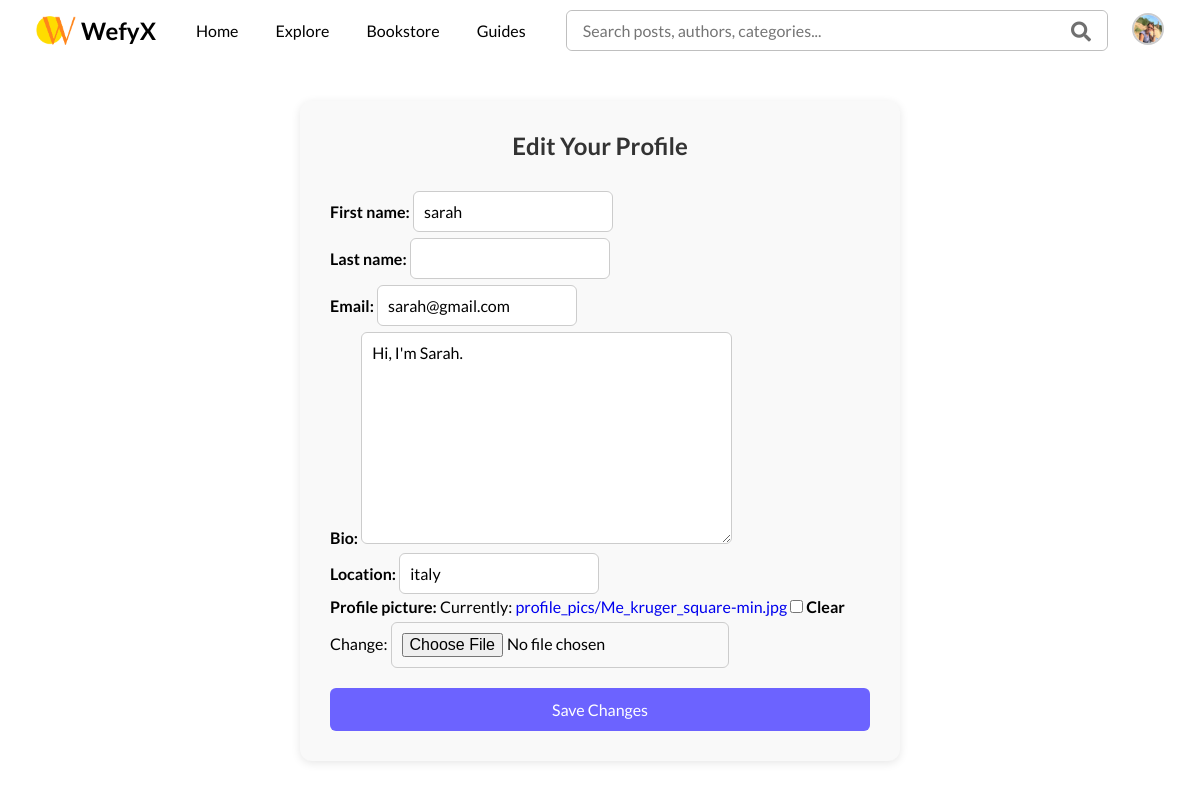
Screenshot of /accounts/edit/ (signed in) with the database file from the repository.
### accounts/models.py (models this page shows, shortened)
class CustomUser(AbstractUser):
    bio = models.TextField(blank=True, null=True)
    profile_picture = models.ImageField(upload_to='profile_pics/', blank=True, null=True)
    location = models.CharField(max_length=100, blank=True, null=True)
    email = models.EmailField(blank=True, null=True, unique=False)
    followers = models.ManyToManyField(
        'self',
        symmetrical=False,
        related_name='following',
        blank=True
    )

### accounts/views.py (the view)
# urls.py: path('edit/', views.edit_profile_view, name='profileEdit'),
@login_required
def edit_profile_view(request):
    if request.method == 'POST':
        form = CustomUserUpdateForm(request.POST, request.FILES, instance=request.user)
        if form.is_valid():
            form.save()
            return redirect('profile', username=request.user.username)
    else:
        form = CustomUserUpdateForm(instance=request.user)
    return render(request, 'accounts/edit_profile.html', {'form': form})

### accounts/forms.py
class CustomUserUpdateForm(forms.ModelForm):
    class Meta:
        model = CustomUser
        fields = ['first_name', 'last_name', 'email', 'bio', 'location', 'profile_picture']

### templates/accounts/edit_profile.html (shortened to what this page needs)
{% extends 'base.html' %}
{% load static %}
{% block content %}
<div class="edit_container">
  <h2>Edit Your Profile</h2>
  <form method="POST" enctype="multipart/form-data">
    {{ form.as_p }}
    <button type="submit">Save Changes</button>
  </form>
</div>
{% endblock %}

### templates/base.html (shortened to what this page needs)
{% load static %}
<!DOCTYPE html>
<html lang="en">
<head>
    <link rel="stylesheet" href="{%static 'css/style.css' %}" type="text/css">
    <link rel="stylesheet" href="https://cdnjs.cloudflare.com/ajax/libs/font-awesome/5.15.4/css/all.min.css">
    <link href='https://unpkg.com/boxicons@2.1.4/css/boxicons.min.css' rel='stylesheet'>
</head>
<body>
    <main>
        <header>
            <div class="navbar">
                <div class="logo">
                    <img src="/static/images/we.png" alt="WefyX logo">
                    <h2>WefyX</h2>
                </div>
                <nav>
                    <a href="{% url 'home' %}"
                        class="{% if request.resolver_match.url_name == 'home' %}active{% endif %}">Home</a>
                    <a href="{% url 'explore' %}"
                        class="{% if request.resolver_match.url_name == 'explore' %}active{% endif %}">Explore</a>
                    <a href="{% url 'bookstore' %}"
                        class="{% if request.resolver_match.url_name == 'bookstore' %}active{% endif %}">Bookstore</a>
                    <a href="{% url 'guides' %}"
                        class="{% if request.resolver_match.url_name == 'guides' %}active{% endif %}">Guides</a>
                </nav>
                <div class="search_bar">
                    <form action="{% url 'search_results' %}" method="get">
                        <input type="text" placeholder="Search posts, authors, categories..." name="search_query"
                            value="{{ search_query|default:'' }}">
                        <button title="Search" type="submit">
                            <i class="fa fa-search icon-search"></i>
                        </button>
                    </form>
                </div>
                <div class="user-account">
                    {% if user.is_authenticated %}
                    <div class="profile-container">
                        {% if user.profile_picture %}
                        <img src="{{ user.profile_picture.url }}" alt="Profile Picture" class="profile-icon"
                            id="profile-icon">
                        {% else %}
                        <img src="{% static 'images/user.png' %}" alt="Default Profile Picture" class="profile-icon"
                            id="profile-icon">
                        {% endif %}
                    </div>
                    {% else %}
                    <a href="{% url 'signup' %}" class="btn sign-up" title="Create account">Sign in</a>
                    {% endif %}
                </div>
            </div>
        </header>
        {% block content %}{% endblock %}
    </main>
</body>
</html>

### static/css/style.css (style rules this page uses)
* { margin: 0; padding: 0; font-family: "Lato", sans-serif; box-sizing: border-box; text-decoration: none; }
html { scroll-behavior: smooth; }
:root { --btn-color: #007bff; --font-color: #fff; --my-font-size: 16px; }
main { padding: 0 3vw; }
header { width: 100%; position: sticky; top: 0; z-index: 9; background-color: white; padding: 10px 0px 10px; }
header .navbar { display: flex; align-items: center; justify-content: space-between; gap: 2vw; }
.logo { display: flex; align-items: center; gap: 5px; cursor: pointer; }
.logo img { width: 40px; }
header nav { display: flex; align-items: center; gap: 5px; }
header nav a { padding: 8px 16px; font-size: var(--my-font-size); color: black; transition: transform 0.3s ease-in-out; border-radius: 6px; }
header .search_bar { width: 100%; border: 1px solid #bfbfbf; border-radius: 6px; }
header .search_bar form { display: flex; }
header .search_bar form button { padding: 0 16px; font-size: 20px; color: black; cursor: pointer; border: none; border-radius: 0px 6px 6px 0px; background-color: white; }
header .search_bar form button i { color: #707070; transition: color 0.2s ease-in-out; }
header .search_bar input { width: 100%; padding: 10px 16px; padding-left: 16px; outline: 0; border: none; border-radius: 6px 0px 0px 6px; font-size: var(--my-font-size); }
header .user-account { display: flex; align-items: center; gap: 10px; }

### templates/base.html (style rules this page uses)
.profile-container { position: relative; display: inline-block; }
.profile-icon { width: 40px; height: 40px; border-radius: 50%; cursor: pointer; object-fit: cover; border: 2px solid #ccc; }
.user-account { display: flex; align-items: center; gap: 10px; }
.profile-icon { width: 32px; height: 32px; border-radius: 50%; }

### templates/accounts/edit_profile.html (style rules this page uses)
.edit_container { max-width: 600px; margin: 40px auto; padding: 30px; background-color: #f9f9f9; border-radius: 12px; box-shadow: 0 2px 10px rgba(0, 0, 0, 0.1); font-family: 'Segoe UI', sans-serif; }
.edit_container h2 { text-align: center; color: #333; margin-bottom: 25px; }
.edit_container form { display: flex; flex-direction: column; }
.edit_container form label { font-weight: bold; margin-top: 10px; }
.edit_container form input, .edit_container form textarea, .edit_container form select { padding: 10px; margin-top: 6px; border-radius: 6px; border: 1px solid #ccc; font-size: 1rem; }
.edit_container button[type="submit"] { background-color: #6c63ff; color: #fff; border: none; padding: 12px; font-size: 1rem; border-radius: 6px; margin-top: 20px; cursor: pointer; transition: background 0.3s ease; }

### rows the page displays
CustomUser: profile_picture (picture), first_name "sarah", email "sarah@gmail.com", bio "Hi, I'm Sarah.", location "italy"
